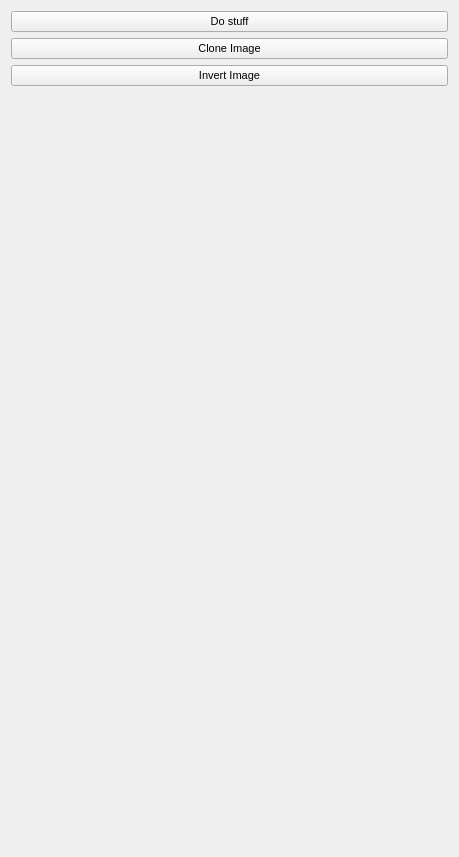
<?xml version="1.0" encoding="UTF-8"?>
<ui version="4.0">
 <class>QmitkCaPTkExample3Controls</class>
 <widget class="QWidget" name="QmitkCaPTkExample3Controls">
  <property name="geometry">
   <rect>
    <x>0</x>
    <y>0</y>
    <width>459</width>
    <height>857</height>
   </rect>
  </property>
  <property name="sizePolicy">
   <sizepolicy hsizetype="Minimum" vsizetype="Minimum">
    <horstretch>0</horstretch>
    <verstretch>0</verstretch>
   </sizepolicy>
  </property>
  <property name="minimumSize">
   <size>
    <width>0</width>
    <height>0</height>
   </size>
  </property>
  <property name="font">
   <font>
    <family>MS Shell Dlg 2</family>
    <pointsize>8</pointsize>
    <weight>50</weight>
    <italic>false</italic>
    <bold>false</bold>
    <underline>false</underline>
    <strikeout>false</strikeout>
   </font>
  </property>
  <property name="windowTitle">
   <string>QmitkCaPTkExample1</string>
  </property>
  <layout class="QVBoxLayout" name="verticalLayout_5">
   <item>
    <widget class="QPushButton" name="pushButton_DoStuff">
     <property name="text">
      <string>Do stuff</string>
     </property>
    </widget>
   </item>
   <item>
    <widget class="QPushButton" name="pushButton_CloneImage">
     <property name="text">
      <string>Clone Image</string>
     </property>
    </widget>
   </item>
   <item>
    <widget class="QPushButton" name="pushButton_InvertImage">
     <property name="text">
      <string>Invert Image</string>
     </property>
    </widget>
   </item>
   <item>
    <spacer name="verticalSpacer">
     <property name="orientation">
      <enum>Qt::Vertical</enum>
     </property>
     <property name="sizeHint" stdset="0">
      <size>
       <width>20</width>
       <height>40</height>
      </size>
     </property>
    </spacer>
   </item>
  </layout>
 </widget>
 <layoutdefault spacing="6" margin="11"/>
 <resources/>
 <connections/>
</ui>
